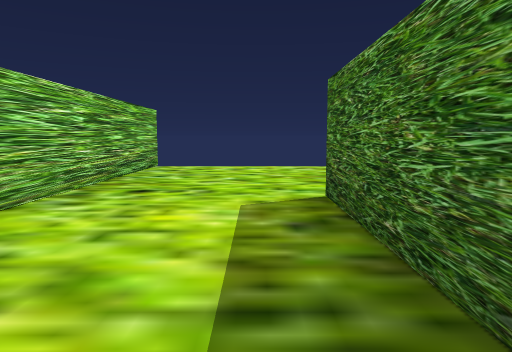
view 1 (above)

23 first-person views from a walk through a 3-D level made in the Unity game engine. The camera is 0.64 m above the floor, tilts 6° down and sees 70° across. The floor is counted in squares, 1 m on a side. Each view is taken from the middle of a square. On the plan, view 1 faces up. The plan holds only what a view shows up to about 10 squares ahead; the rest is blank. The place goes on beyond the plan. The player character is not drawn.

view 2
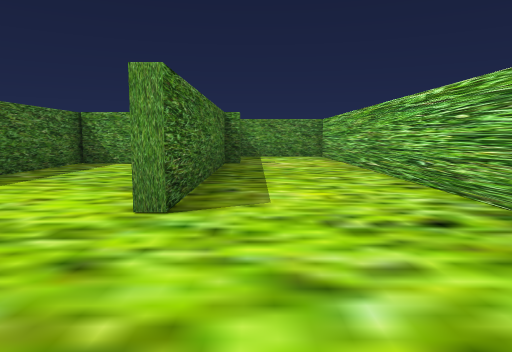

view 3
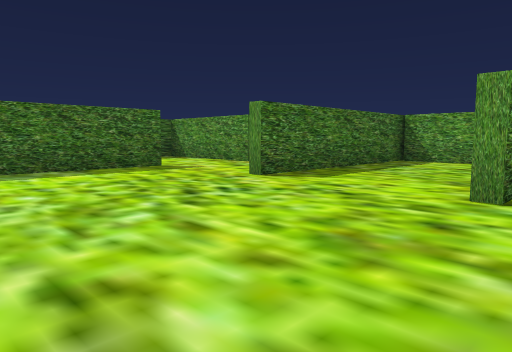

view 4
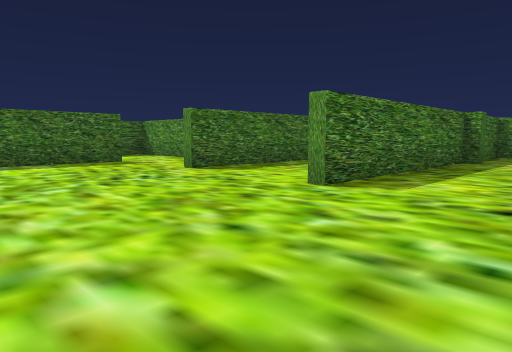

view 5
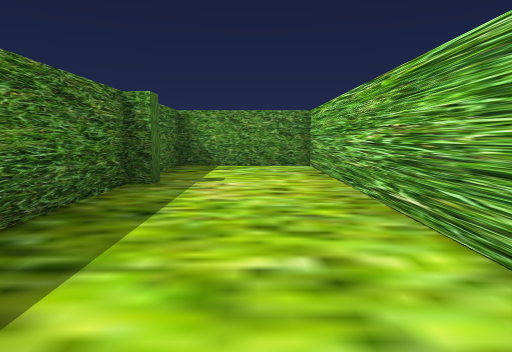

view 6
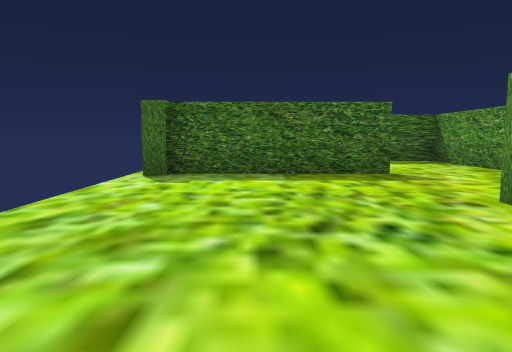

view 7
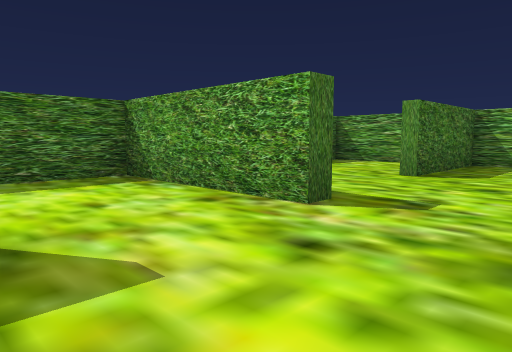

view 8
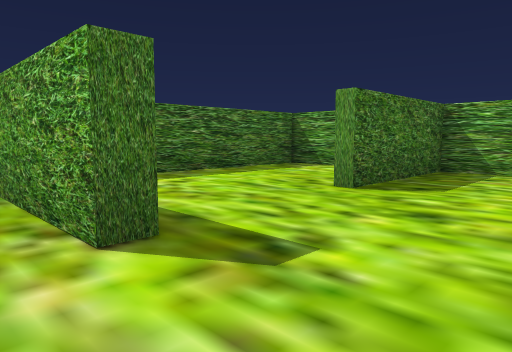

view 9
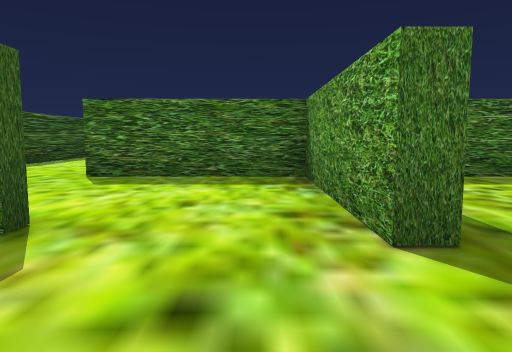

view 10
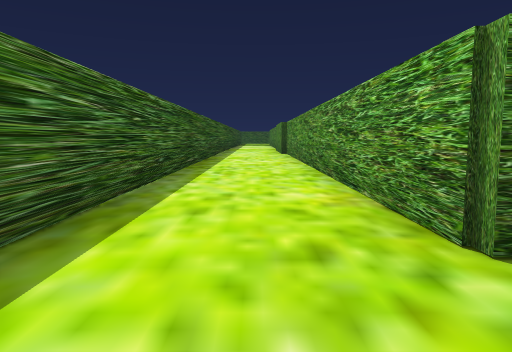

view 11
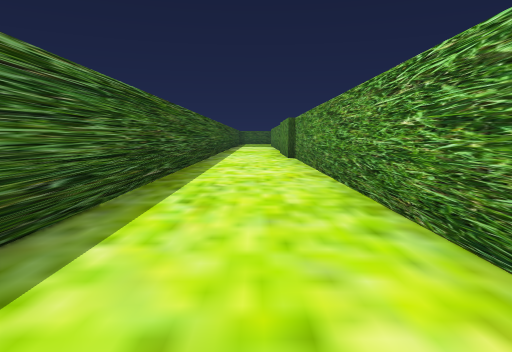

view 12
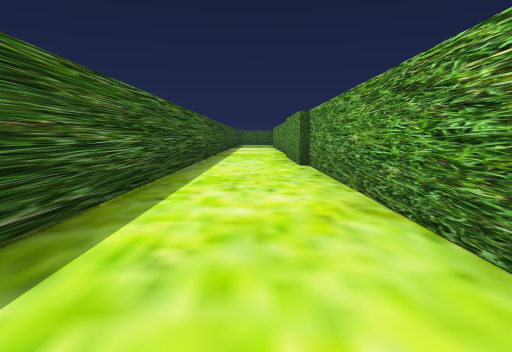

view 13
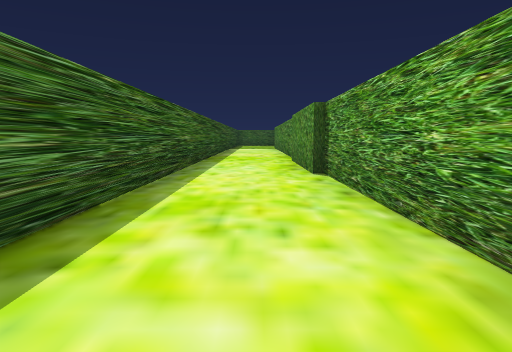

view 14
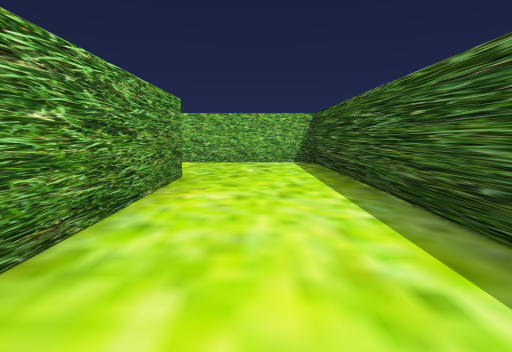

view 15
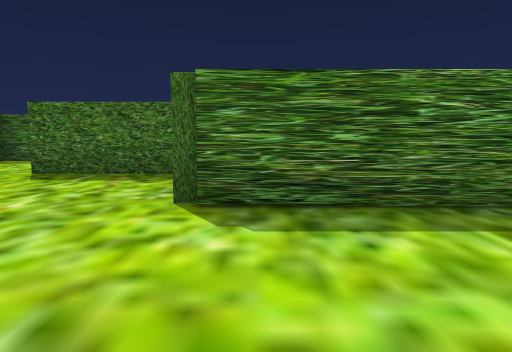

view 16
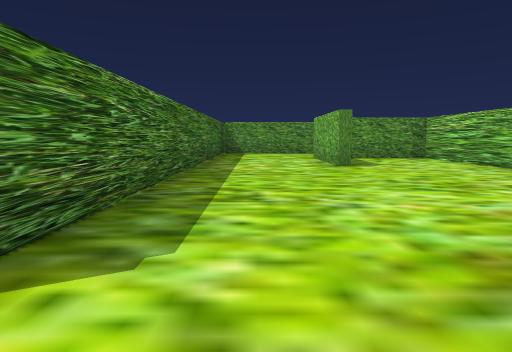

view 17
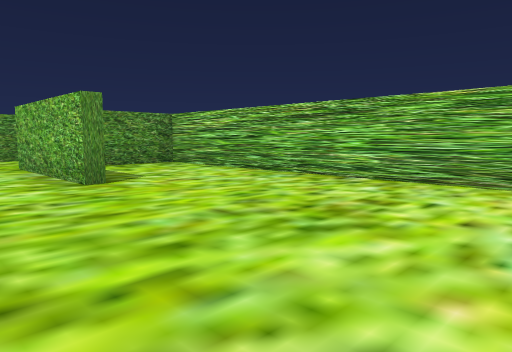

view 18
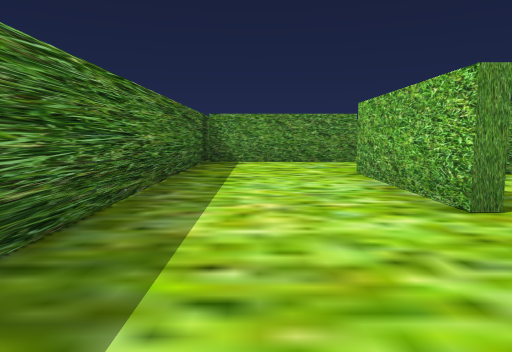

view 19
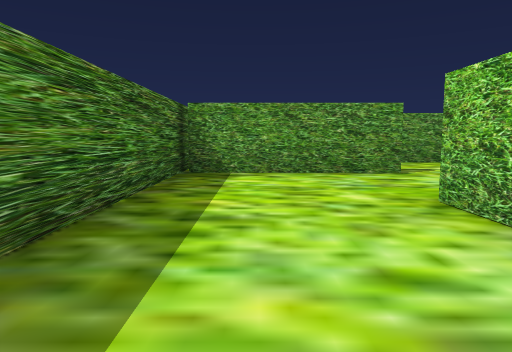

view 20
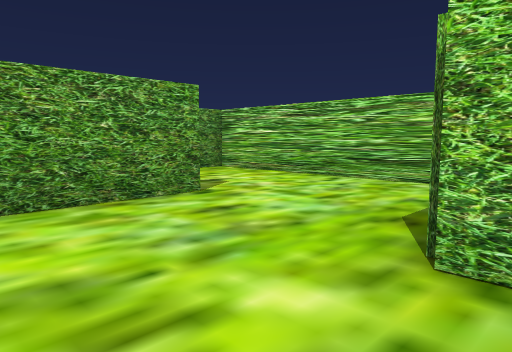

view 21
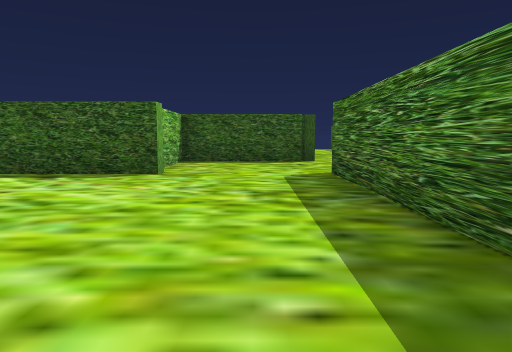

view 22
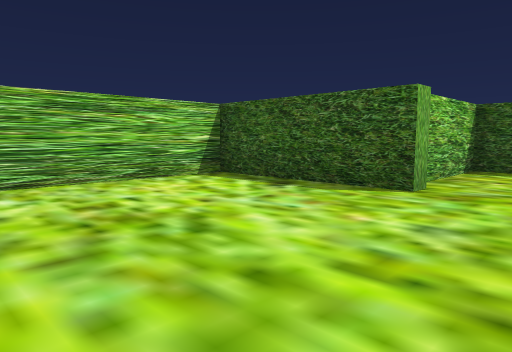

view 23
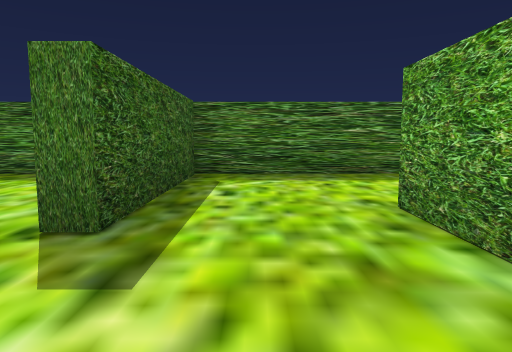

### Floor plan
Ten units are one square. View 1 is at (0, 0); x grows to the right and y downward. Boxes are objects, and circles mark ways between rooms. Rooms are numbered by the first view taken in them; rooms with no view inside come last. Other rooms are left out.
<svg viewBox="-35 -89 295 314">
<path fill="none" stroke="#000" d="M-22 -84 -22 52 8 52 8 36M8 19 8 -40M25 19 42 19M74 -37 74 -75M4 24 4 19M71 -74 71 -79M44 22 44 -36M74 21 78 21M71 -8 71 -12 85 -12M89 52 109 52 109 -9M78 -37 74 -37M85 -12 109 -12 109 -48 235 -48M234 -50 255 -50M255 -75 76 -75 76 -40M12 120 12 156M-22 168 -22 213 14 213M12 52 12 57 -22 57 -22 153 -4 153M16 190 4 190 4 185 42 185M44 191 44 51M62 52 74 52 74 21M46 23 12 23 12 46M42 190 16 190M44 216 44 191"/>
<circle cx="55" cy="-40" r="3" fill="#2a7"/>
<circle cx="75" cy="-25" r="3" fill="#2a7"/>
<circle cx="55" cy="25" r="3" fill="#2a7"/>
<circle cx="10" cy="205" r="3" fill="#2a7"/>
<text x="10" y="-40">1</text>
<text x="80" y="10">2</text>
<text x="150" y="-60">3</text>
<text x="10" y="120">4</text>
<text x="20" y="200">5</text>
</svg>
Room 1 opens to room 2. Room 2 opens to room 3. Room 2 opens to room 4. Room 4 opens to room 5.

Where each view was taken, in squares from view 1:
view 1: 0 up, 0 right, facing up
view 2: 7 up, 0 right, facing down
view 3: 8 up, 0 right, facing down-right
view 4: 8 up, 2 left, facing down-right
view 5: 3 up, 1 left, facing down
view 6: 6 up, 1 right, facing right
view 7: 4 up, 5 right, facing down-right
view 8: 2 up, 5 right, facing down-right
view 9: 2 up, 5 right, facing right
view 10: 6 up, 9 right, facing right
view 11: 6 up, 12 right, facing right
view 12: 6 up, 15 right, facing right
view 13: 6 up, 17 right, facing right
view 14: 6 up, 17 right, facing left
view 15: 6 down, 1 right, facing right
view 16: 4 down, 3 right, facing down
view 17: 7 down, 3 right, facing down-left
view 18: 9 down, 3 right, facing down
view 19: 12 down, 3 right, facing down
view 20: 15 down, 3 right, facing down-left
view 21: 12 down, 3 right, facing up
view 22: 10 down, 3 right, facing up-left
view 23: 20 down, 2 left, facing right
